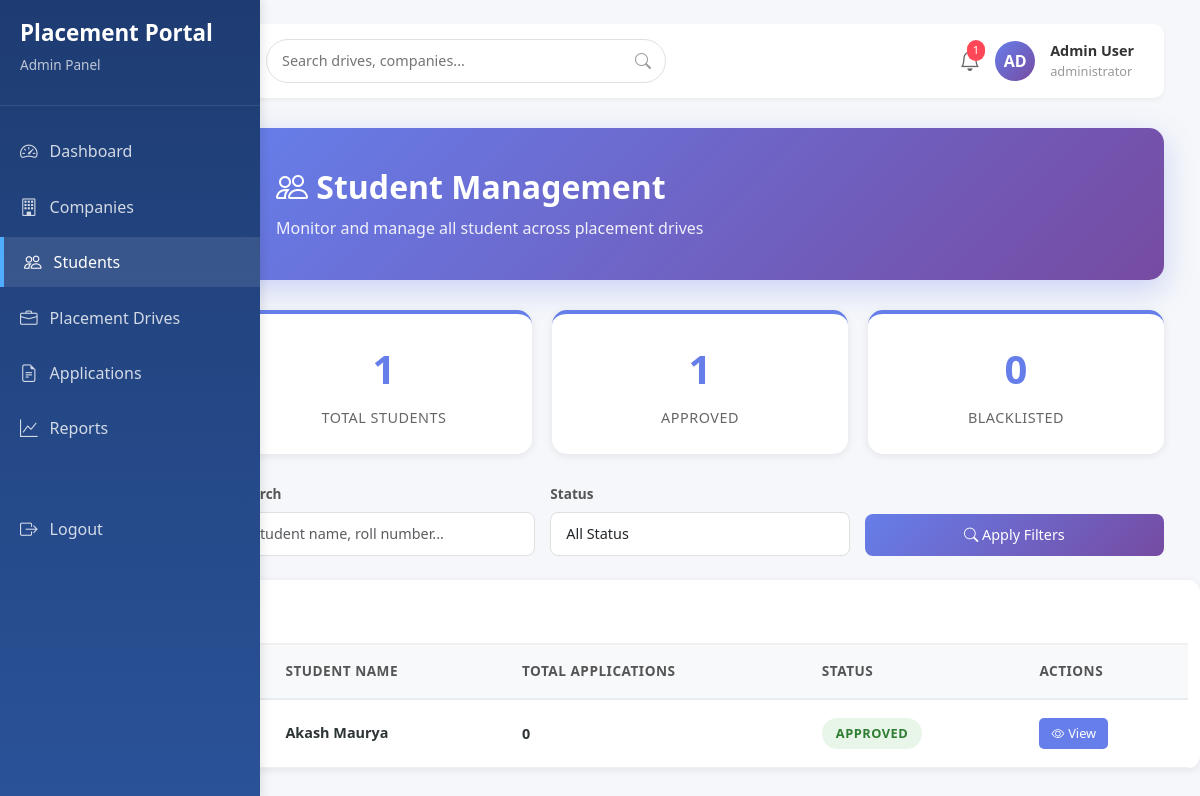
The app's page /admin/student (signed in), older data.
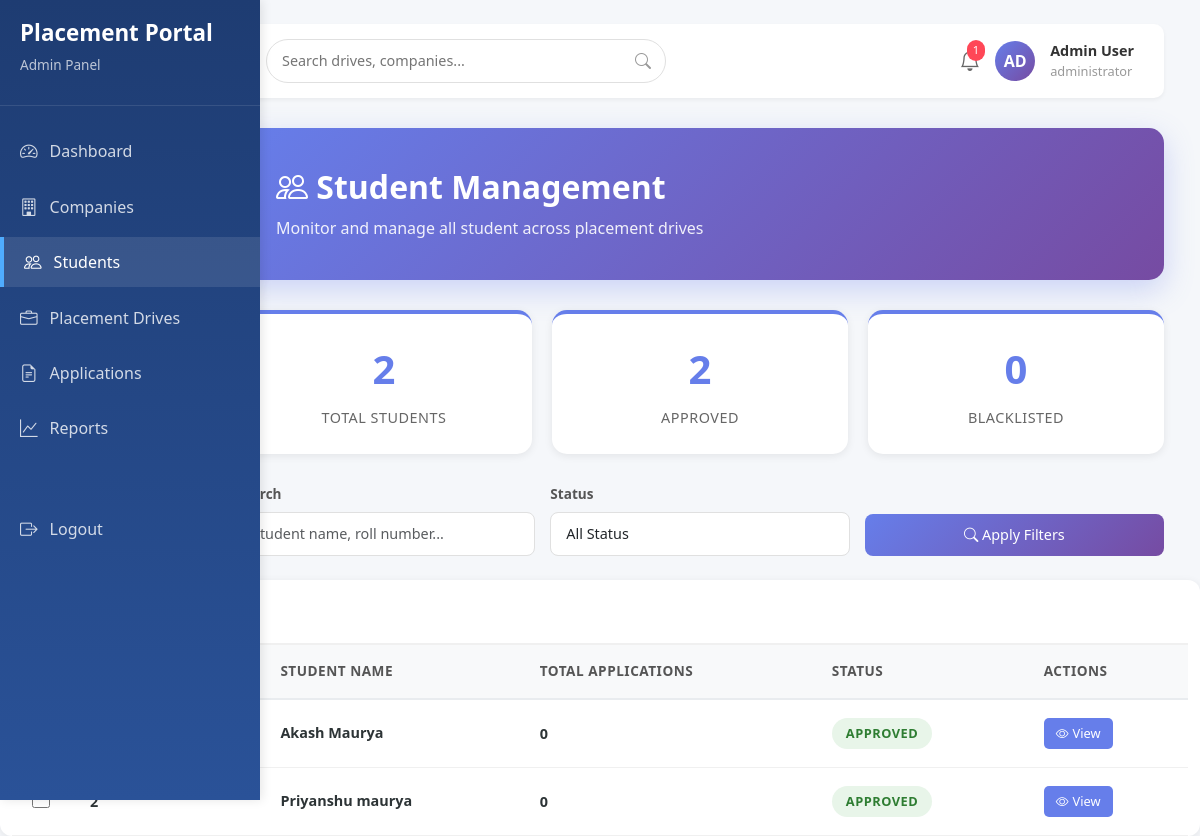
The same page, newer data.
### portal/models.py (models this page shows)
class Student(db.Model,UserMixin):
    __tablename__ = 'students'
    id = db.Column(db.Integer , primary_key = True)
    user_id = db.Column(db.Integer,db.ForeignKey('users.id') , nullable = False)
    name = db.Column(db.String(50),nullable = False)
    branch = db.Column(db.String(30) )
    cgpa = db.Column(db.Float ,nullable = False)
    resume_path = db.Column(db.String(200),nullable= False)
    is_blacklisted = db.Column(db.Boolean , default = False)

### app.py (the view)
@app.route('/admin/student')
@login_required
def admin_student():
    total_student = Student.query.all()
    apple = Application.query.all()
    total_approved = len(Student.query.filter(Student.is_blacklisted!= True).all())
    total_blocked = len(total_student) - total_approved
    return render_template('admin/admin_student.html',
                           t_s = len(total_student),
                           t_app = total_approved,
                           t_b = total_blocked,
                           stud = total_student,
                           apple = apple
                           )

### app.py (called while the page is built)
@login_manager.user_loader
def load_user(user_id):
    return User.query.get(int(user_id))

### templates/admin/admin_student.html (shortened to what this page needs)
{% extends "admin/admin_base.html" %}
{% block content %}
<div class="top-nav">
    <div class="search-bar">
        <input type="text" placeholder="Search drives, companies...">
        <i class="bi bi-search"></i>
    </div>
    <div class="user-info">
        <div class="notification-icon">
            <i class="bi bi-bell"></i>
            <span class="notification-badge">1</span>
        </div>
        <div class="user-avatar">AD</div>
        <div>
            <div style="font-weight: 600; font-size: 0.9rem;">Admin User</div>
            <div style="font-size: 0.8rem; color: #999;">administrator</div>
        </div>
    </div>
</div>
<div class="page-header">
    <h1><i class="bi bi-people"></i> Student Management</h1>
    <p>Monitor and manage all student across placement drives</p>
</div>
<div class="stats-row">
    <div class="stat-card hov">
        <div class="stat-number">{{t_s}}</div>
        <div class="stat-label">Total Students</div>
    </div>
    <div class="stat-card applied hov">
        <div class="stat-number">{{t_app}}</div>
        <div class="stat-label">Approved</div>
    </div>
    <div class="stat-card shortlisted hovr">
        <div class="stat-number">{{t_b}}</div>
        <div class="stat-label">Blacklisted</div>
    </div>
</div>
<div class="filter-grid">
    <div class="form-group">
        <label>Search</label>
        <input type="text" class="form-control" placeholder="Student name, roll number...">
    </div>
    <div class="form-group">
        <label>Status</label>
        <select class="form-control">
            <option>All Status</option>
        </select>
    </div>
    <div class="form-group">
        <label>&nbsp;</label>
        <button class="btn btn-primary" style="width: 100%;">
            <i class="bi bi-search"></i> Apply Filters
        </button>
    </div>
</div>
</div>
<div class="table-container">
    <div class="table-header">
        <h5>All Applications</h5>
    </div>
    <div id="tableView">
        <table class="applications-table">
            <thead>
                <tr>
                    <th style="width: 40px;">
                        <input type="checkbox" class="table-checkbox">
                    </th>
                    <th>Student ID</th>
                    <th>Student Name</th>
                    <th>Total Applications</th>
                    <th>Status</th>
                    <th>Actions</th>
                </tr>
            </thead>
            <tbody>
                {% for s in stud %}
                <tr>
                    <td>
                        <input type="checkbox" class="table-checkbox app-checkbox">
                    </td>
                    <td><strong>{{s.id}}</strong></td>
                    <td>
                        <div class="student-info-cell">
                            <div class="student-details">
                                <div class="student-name">{{s.name}}</div>
                            </div>
                        </div>
                    </td>
                    <td>
                        <div class="drive-info">
                            {% set ns = namespace(count=0) %}
                            {% for d in apple %}
                            {% if d.student_id_id == s.id %}
                            {% set ns.count = ns.count + 1 %}
                            {% endif %}
                            {% endfor %}
                            <div class="drive-title-sm">{{ns.count}}</div>
                        </div>
                    </td>
                    <td>{% if s.is_blacklisted == False %}
                        <span class="status-badge status-selected">Approved</span>
                        {% else %}
                        <span class="status-badge status-shortlisted">Blocked</span>
                        {% endif %}
                    </td>
                    <td>
                        <div class="table-actions">
                            <button class="btn-sm btn-view">
                                <i class="bi bi-eye"></i> View
                            </button>
                        </div>
                    </td>
                </tr>
                {% endfor %}
            </tbody>
        </table>
    </div>
</div>
{% endblock %}

### templates/admin/admin_base.html (shortened to what this page needs)
<!DOCTYPE html>
<html lang="en">
<head>
    <link href="https://cdn.jsdelivr.net/npm/bootstrap@5.3.0-alpha1/dist/css/bootstrap.min.css" rel="stylesheet">
    <link rel="stylesheet" href="https://cdn.jsdelivr.net/npm/bootstrap-icons@1.13.1/font/bootstrap-icons.min.css">
</head>
<body>
    <div class="container-fluid">
        <div class="row">
            <div class="sidebar">
                <div class="sidebar-brand">
                    <h3>Placement Portal</h3>
                    <p>Admin Panel</p>
                </div>
                <ul class="sidebar-menu">
                    <li>
                        <a href="{{url_for('admin')}}" class="a">
                            <i class="bi bi-speedometer2"></i>
                            <span>Dashboard</span>
                        </a>
                    </li>
                    <li>
                        <a href="{{url_for('admin_companies')}}" class="a_c">
                            <i class="bi bi-building"></i>
                            <span>Companies</span>
                        </a>
                    </li>
                    <li>
                        <a href="{{url_for('admin_student')}}" class="a_s">
                            <i class="bi bi-people"></i>
                            <span>Students</span>
                        </a>
                    </li>
                    <li>
                        <a href="{{url_for('admin_drives')}}" class="a_p">
                            <i class="bi bi-briefcase"></i>
                            <span>Placement Drives</span>
                        </a>
                    </li>
                    <li>
                        <a href="{{url_for('admin_applications')}}" class="a_a">
                            <i class="bi bi-file-earmark-text"></i>
                            <span>Applications</span>
                        </a>
                    </li>
                    <li>
                        <a href="{{url_for('admin_reports')}}" class="a_r">
                            <i class="bi bi-graph-up"></i>
                            <span>Reports</span>
                        </a>
                    </li>
                    <li>
                        <a href="{{url_for('logout')}}" style="margin-top: 50px;">
                            <i class="bi bi-box-arrow-right"></i>
                            <span>Logout</span>
                        </a>
                    </li>
                </ul>
            </div>
            <div class="col-md-9 col-lg-10 ms-auto">
                <main class="p-4">
                    {% block content %}{% endblock %}
            </div>
        </div>
</body>
</html>

### templates/admin/admin_student.html (style rules this page uses)
a { text-decoration: none; }
.hov { border-radius: 15px; }
.hovr { border-radius: 15px; }
.sidebar-menu a:hover, .sidebar-menu a.a_s { background: rgba(255, 255, 255, 0.1); color: white; border-left: 4px solid #4facfe; }

Row changes from the older to the newer data that the page shows:
added Student: id "2", name "Priyanshu maurya", count "0", is_blacklisted "APPROVED"
Text that changed along with them:
{{ t_s }}: "1" → "2"
{{ t_app }}: "1" → "2"
